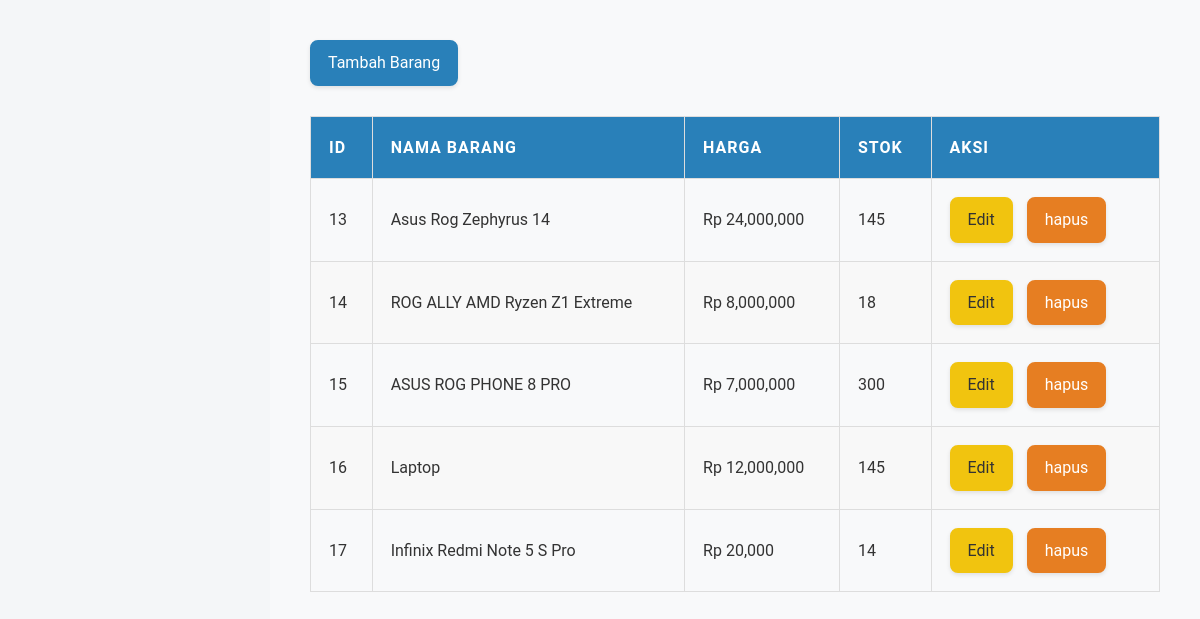
The page / (signed in) on the database its author committed.
### tables this page shows
CREATE TABLE `barang` (
  `id_barang` int(12) NOT NULL,
  `nama_barang` varchar(255) NOT NULL,
  `harga_barang` int(24) NOT NULL,
  `stok` int(24) NOT NULL
);

### index.php (the view, shortened to what this page needs)
<?php
include 'config.php';
$query = "SELECT * FROM barang";
$result = $koneksi->query($query);
?>
<!DOCTYPE html>
<html lang="en">
<head>
    <link rel="stylesheet" href="style.css">
</head>
<body>
    <div class="container">
    <a href="fungsi/tambah_barang.php" class="btn-tambah">Tambah Barang</a>
    <table>
        <thead>
            <tr>
                <th>ID</th>
                <th>Nama Barang</th>
                <th>Harga</th>
                <th>Stok</th>
                <th>Aksi</th>
            </tr>
        </thead>
        <tbody>
            <?php
            if ($result->num_rows > 0){
                while ($row = $result->fetch_assoc()){
                    echo"<tr>
                            <td>{$row['id_barang']}</td>
                            <td>{$row['nama_barang']}</td>
                            <td>Rp " . number_format($row['harga_barang'], 0 , ",", ",") . "</td>
                            <td>{$row['stok']}</td>
                            <td>
                                <a href='fungsi/edit_barang.php?id={$row['id_barang']}' class='btn-edit'>Edit</a>
                                <a href='fungsi/hapus_barang.php?id={$row['id_barang']}' class='btn-hapus'>hapus</a>
                            </td>
                        </tr>";
                }
            }else {
                echo"<tr><td colspan='5'>Tidak ada data barang.</td></tr>";
            }
            ?>
        </tbody>
    </table>
    <br>
    </div>
</body>
</html>

### style.css (style rules this page uses)
body { margin: 0; font-family: 'Roboto', sans-serif; background-color: #f4f6f8; color: #333; line-height: 1.6; }
.dashboard-container, .container, .supplier-container { margin-left: 270px; padding: 40px; background-color: #f8f9fa; min-height: 100vh; transition: margin-left 0.3s ease; }
table { width: 100%; border-collapse: collapse; margin-top: 30px; transition: all 0.3s ease; }
table th, table td { padding: 18px; border: 1px solid #ddd; text-align: left; }
table th { background-color: #2980b9; color: #fff; text-transform: uppercase; letter-spacing: 1px; }
table tr:nth-child(even) { background-color: #f8f8f8; }
.btn-simpan, .btn-batal, .btn-tambah, .btn-edit, .btn-hapus { padding: 12px 20px; border: none; border-radius: 8px; color: #fff; font-size: 16px; cursor: pointer; transition: background 0.3s, transform 0.2s; margin-right: 10px; box-shadow: 0 2px 4px rgba(0, 0, 0, 0.1); }
.btn-tambah { background-color: #2980b9; color: #ffffff; border: 2px solid #2980b9; border-radius: 8px; padding: 8px 16px; font-size: 16px; text-decoration: none; display: inline-block; transition: all 0.3s ease; box-shadow: 0 2px 4px rgba(0,0,0,0.1); }
.btn-edit { background-color: #f1c40f; color: #333; border: 2px solid #f1c40f; border-radius: 8px; padding: 8px 16px; font-size: 16px; text-decoration: none; display: inline-block; transition: all 0.3s ease; box-shadow: 0 2px 4px rgba(0,0,0,0.1); }
.btn-hapus { background-color: #e67e22; color: #fff; border: 2px solid #e67e22; border-radius: 8px; padding: 8px 16px; font-size: 16px; text-decoration: none; display: inline-block; transition: all 0.3s ease; box-shadow: 0 2px 4px rgba(0,0,0,0.1); }

### rows shown on the page
barang: id_barang "13", nama_barang "Asus Rog Zephyrus 14", harga_barang "24,000,000", stok "145"
barang: id_barang "14", nama_barang "ROG ALLY AMD Ryzen Z1 Extreme", harga_barang "8,000,000", stok "18"
barang: id_barang "15", nama_barang "ASUS ROG PHONE 8 PRO", harga_barang "7,000,000", stok "300"
barang: id_barang "16", nama_barang "Laptop", harga_barang "12,000,000", stok "145"
barang: id_barang "17", nama_barang "Infinix Redmi Note 5 S Pro", harga_barang "20,000", stok "14"
